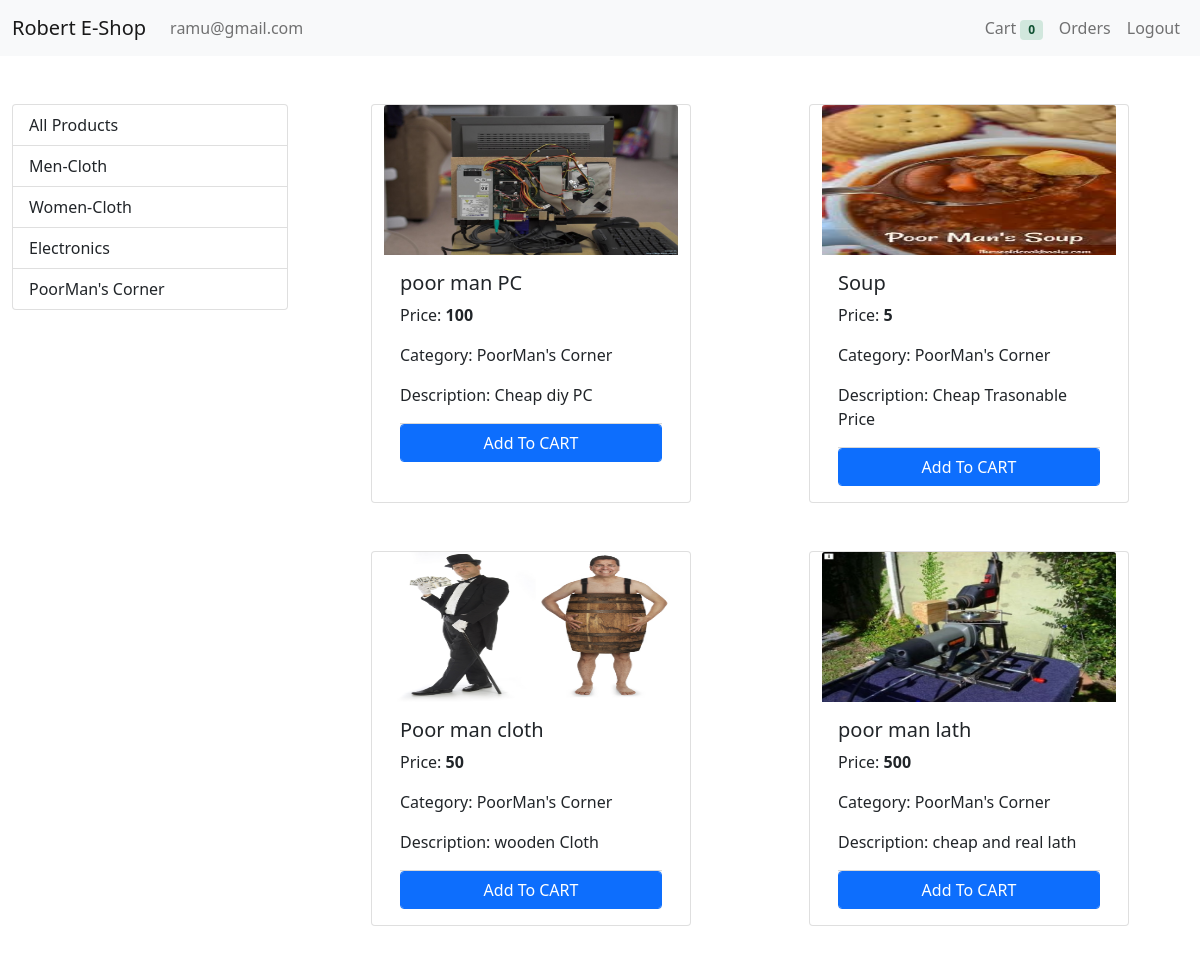
The app's page /?category=6 (signed in) with its own data.
### ecomapp/models/category.py (models this page shows)
class Category(models.Model):
    cate_name = models.CharField(max_length= 50)
    @staticmethod
    def get_all_categories():
        return Category.objects.all()
    def __str__(self):
        return self.cate_name

### ecomapp/models/product.py (models this page shows, shortened)
class Product(models.Model):
    prod_name = models.CharField(max_length= 50)
    prod_price = models.IntegerField(default=0)
    prod_category=models.ForeignKey(Category, on_delete=models.CASCADE, default=1)
    prod_description = models.CharField(max_length=200,default="",null=True,blank=True)
    prod_image = models.ImageField(upload_to='uploads/products/')
    @staticmethod
    def get_all_product_by_category_id(category_id):
        if category_id:
            return Product.objects.filter(prod_category = category_id)
        else:
            return Product.get_all_product()

### ecomapp/views.py (the view, shortened to what this page needs)
# urls.py: path('', Index.as_view(), name='index'),
class Index(View):
    def get(self, request):
        cart = request.session.get('cart')
        if not cart:
            request.session['cart'] = {}
        products = None
        categories = Category.get_all_categories()
        categoryID = request.GET.get('category')
        print(categoryID)
        if categoryID:
            products = Product.get_all_product_by_category_id(categoryID)
        else:
            products = Product.get_all_product()
        data = {}
        data['products'] = products
        data['categories'] = categories
        print(request.session.get('email'))
        return render(request, "index.html", data)

### ecomapp/templatetags/cart.py (called while the page is built)
@register.filter(name='is_in_cart')
def is_in_cart(product,cart):
    keys = cart.keys()
    val = cart.values()
    for id in keys:
        if int(id) == product.id:
            return True
    print('kkkk',product,keys,cart,val)
    return False

### ecomapp/templates/index.html (shortened to what this page needs)
{% extends 'base.html' %}
{% block content %}
{% load cart %}
<div class="container-fluid mt-5">
    <div class="row">
        <div class="col-lg-3 mx-auto">
            <div class="list-group">
                <a href="/" class="list-group-item list-group-item-action">All Products</a>
                {% for category in categories %}
                <a href="/?category={{category.id}}" class="list-group-item list-group-item-action">{{category.cate_name}}</a>
                {% endfor %}
            </div>
        </div>
        <div id="products" class="col-lg-9 mx-auto">
            <div class='row mx-auto'>
                {% for i in products %}
                <div class="card mx-auto mb-5" id={{i.id}} style="width: 20rem;">
                    <img style="height: 150px;" src="{{i.prod_image.url}}" class="card-img-top" alt="...">
                    <div class="card-body">
                        <h5 class="card-title">{{i.prod_name}}</h5>
                        <p class="card-text">Price: <b>{{i.prod_price}}</b></p>
                        <p class="card-text">Category: {{i.prod_category}}</p>
                        <p class="card-text">Description: {{i.prod_description}}</p>
                        <div class="card-footer p-0 no-gutters">
                            {% if i|is_in_cart:request.session.cart %}
                            <div class="row">
                                <form action="/#{{i.id}}" method="post" class="col-2">
                                    {% csrf_token %}
                                    <input hidden type="text" name='product' value="{{i.id}}">
                                    <input hidden type="text" name='remove' value="True">
                                    <input type="submit" value="-" class="btn btn-block btn-success">
                                </form>
                                <div class="text-center col">{{i|cart_quantity:request.session.cart}} in cart</div>
                                <form action="/#{{i.id}}" method="post" class="col-2">
                                    {% csrf_token %}
                                    <input hidden type="text" name='product' value="{{i.id}}">
                                    <input type="submit" value="+" class="btn btn-block btn-success">
                                </form>
                            </div>
                            {% else %}
                            <form action="/#{{i.id}}" method="POST" class="btn-block">
                                <input type='submit' class="float-right btn btn-primary btn-block form-control"
                                       value="Add To CART">
                            </form>
                            {% endif %}
                        </div>
                    </div>
                </div>
                {% endfor %}
            </div>
        </div>
    </div>
</div>
{% endblock %}

### records on screen
Category: cate_name "Men-Cloth"
Category: cate_name "Women-Cloth"
Category: cate_name "Electronics"
Category: cate_name "PoorMan's Corner"
Product: prod_image (picture), prod_name "poor man PC", prod_price "100", prod_category "PoorMan's Corner", prod_description "Cheap diy PC"
Product: prod_image (picture), prod_name "Soup", prod_price "5", prod_category "PoorMan's Corner", prod_description "Cheap Trasonable Price"
Product: prod_image (picture), prod_name "Poor man cloth", prod_price "50", prod_category "PoorMan's Corner", prod_description "wooden Cloth"
Product: prod_image (picture), prod_name "poor man lath", prod_price "500", prod_category "PoorMan's Corner", prod_description "cheap and real lath"

### other values on screen
{{ request.session.email }} "ramu@gmail.com"
{{ request.session.cart.keys|length }} "0"
